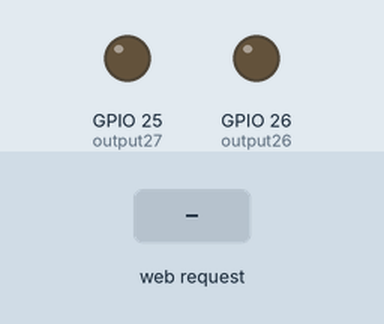
This program was run on a simulated ESP32. On the bench: output pins drawn as LEDs (lit = HIGH). Inputs (shaded band) come from the test bench. WiFi joins after 1.5 s; servers stay silent unless stated; what the program prints to the serial monitor is not drawn.

Above: at 2.7 s.
2.8 s: HTTP request GET /on received
At 3.6 s:
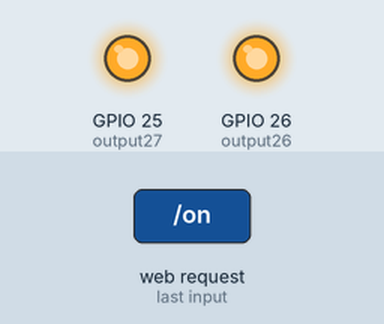
4.3 s: HTTP request GET /26/off received
At 4.7 s:
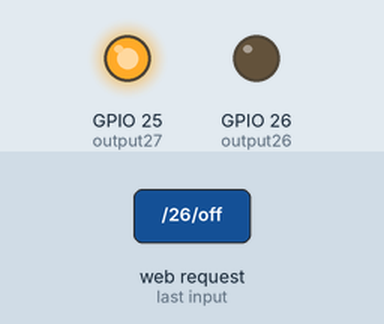
5.8 s: HTTP request GET /off received
At 7.0 s:
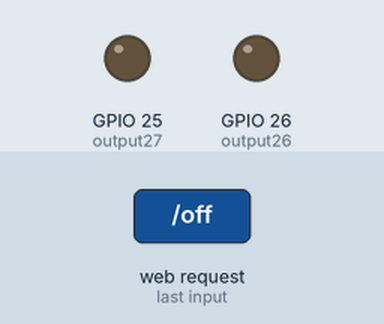
7.3 s: HTTP request GET /26/on received
At 8.2 s:
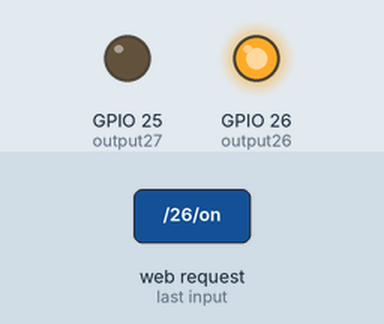
8.8 s: HTTP request GET /27/on received
At 9.3 s:
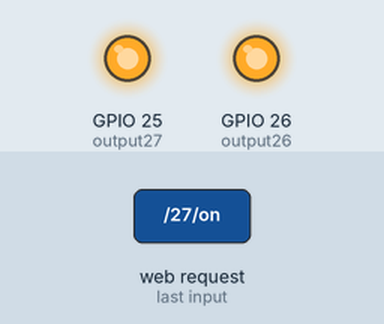
Timing chart, 0 to 11.3 s (numbered marks = the images above; inputs shaded):
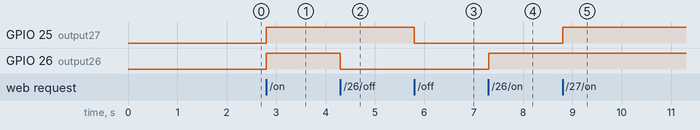

Measured:
- after the input at 2.8 s, GPIO 25 (output27), GPIO 26 (output26): LOW → HIGH at once
- after the input at 4.3 s, GPIO 26 (output26): HIGH → LOW at once
- after the input at 5.8 s, GPIO 25 (output27): HIGH → LOW at once
- after the input at 7.3 s, GPIO 26 (output26): LOW → HIGH at once
- after the input at 8.8 s, GPIO 25 (output27): LOW → HIGH at once

The program:

main.cpp
```cpp
// (licence header left out)
#include <Arduino.h>
#include <WiFi.h>
#include <WebServer.h>

// Declarar que as funções existem
void handleRoot();
void handleAllOn();
void handleAllOff();

// Replace with your network credentials
const char* ssid = "IEFP-Formacao";
const char* password = "";

// Assign output variables to GPIO pins
const int output26 = 26;
const int output27 = 25;
String output26State = "off";
String output27State = "off";

// Create a web server object
WebServer server(8080);

// Função para LIGAR ambos os GPIOs (para o botão "LIGAR")
void handleAllOn() {
  output26State = "on";
  output27State = "on";
  digitalWrite(output26, HIGH);
  digitalWrite(output27, HIGH);
  handleRoot();
}

// Função para DESLIGAR ambos os GPIOs (para o botão "DESLIGAR")
void handleAllOff() {
  output26State = "off";
  output27State = "off";
  digitalWrite(output26, LOW);
  digitalWrite(output27, LOW);
  handleRoot();
}

// Function to handle turning GPIO 26 on
void handleGPIO26On() {
  output26State = "on";
  digitalWrite(output26, HIGH);
  handleRoot();
}

// Function to handle turning GPIO 26 off
void handleGPIO26Off() {
  output26State = "off";
  digitalWrite(output26, LOW);
  handleRoot();
}

// Function to handle turning GPIO 27 on
void handleGPIO27On() {
  output27State = "on";
  digitalWrite(output27, HIGH);
  handleRoot();
}

// Function to handle turning GPIO 27 off
void handleGPIO27Off() {
  output27State = "off";
  digitalWrite(output27, LOW);
  handleRoot();
}

// Função para servir a página principal
void handleRoot() {
  String html = "<!DOCTYPE html><html><head><meta name=\"viewport\" content=\"width=device-width, initial-scale=1\">";
  html += "<link rel=\"icon\" href=\"data:,\">";
  html += "<style>";
  html += "@font-face { font-family: 'ArtDeco'; src: url('ArtDeco.woff') format('woff'); }";
  html += "body { background-color: #f5f0e6; color: #2d2d2d; font-family: 'ArtDeco', 'Georgia', serif; text-align: center; margin: 0; padding: 0; }";
  html += "h1 { font-size: 48px; margin-top: 30px; letter-spacing: 2px; color: #b29400; }";
  html += ".button { background-color: #000000; border: 4px double #b29400; color: #f5f0e6; padding: 14px 36px; text-decoration: none; font-size: 28px; margin: 10px; cursor: pointer; font-weight: bold; }";
  html += ".button2 { background-color: #b29400; color: #000000; border: 4px double #000000; }";
  html += "</style></head>";

  html += "<body>";
  html += "<h1>Rui Pais Pereira Web Server</h1>";
  html += "<a class=\"button\" href=\"/on\">LIGAR</a>";
  html += "<a class=\"button button2\" href=\"/off\">DESLIGAR</a>";

  // Display GPIO 26 controls
  html += "<p>GPIO 26 - State " + output26State + "</p>";
  if (output26State == "off") {
    html += "<p><a href=\"/26/on\"><button class=\"button\">ON</button></a></p>";
  } else {
    html += "<p><a href=\"/26/off\"><button class=\"button button2\">OFF</button></a></p>";
  }
  // Display GPIO 27 controls
  html += "<p>GPIO 27 - State " + output27State + "</p>";
  if (output27State == "off") {
    html += "<p><a href=\"/27/on\"><button class=\"button\">ON</button></a></p>";
  } else {
    html += "<p><a href=\"/27/off\"><button class=\"button button2\">OFF</button></a></p>";
  }

  html += "</body></html>";
  server.send(200, "text/html", html);
}

void setup() {
  Serial.begin(115200);

  // Initialize the output variables as outputs
  pinMode(output26, OUTPUT);
  pinMode(output27, OUTPUT);
  // Set outputs to LOW
  digitalWrite(output26, LOW);
  digitalWrite(output27, LOW);

  // Connect to Wi-Fi network
  Serial.print("Connecting to ");
  Serial.println(ssid);
  WiFi.begin(ssid, password);
  while (WiFi.status() != WL_CONNECTED) {
    delay(500);
    Serial.print(".");
  }
  Serial.println("");
  Serial.println("WiFi connected.");
  Serial.println("IP address: ");
  Serial.println(WiFi.localIP());

  // Set up the web server to handle different routes
  server.on("/", handleRoot);
  server.on("/on", handleAllOn);     // Botão LIGAR
  server.on("/off", handleAllOff);   // Botão DESLIGAR
  server.on("/26/on", handleGPIO26On);
  server.on("/26/off", handleGPIO26Off);
  server.on("/27/on", handleGPIO27On);
  server.on("/27/off", handleGPIO27Off);

  // Start the web server
  server.begin();
  Serial.println("HTTP server started");
}

void loop() {
  // Handle incoming client requests
  server.handleClient();
}
```
